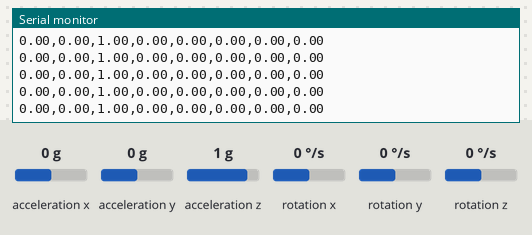
This sketch was run on a simulated Arduino Uno, built with avr-gcc and run on an emulated ATmega328P. Parts: the last lines printed to the serial monitor. Wiring (inferred from the names in the program): MPU-6050 motion sensor at I2C address 0x68. The inputs (shaded band) are chosen by the test bench; at power-on: acceleration x 0 g, acceleration y 0 g, acceleration z 1 g, rotation x 0 °/s, rotation y 0 °/s, rotation z 0 °/s.

Above: at 1.3 s.
1.4 s: acceleration x set to -1.4 g
At 1.45 s:
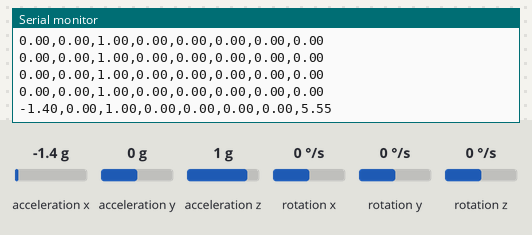
2.9 s: acceleration y set to -1.4 g
At 2.91 s:
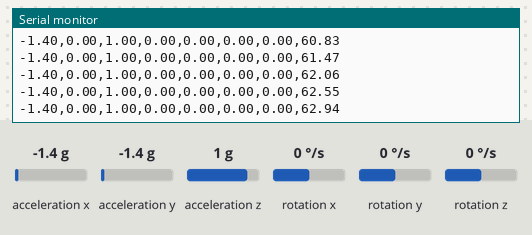
4.4 s: acceleration z set to -1.4 g
At 4.42 s:
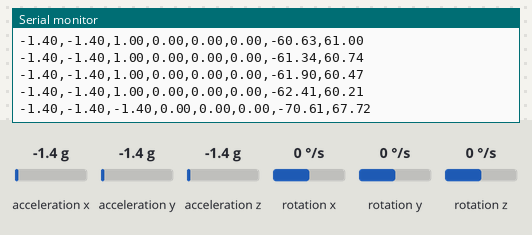
5.9 s: rotation x set to -192 °/s
At 5.93 s:
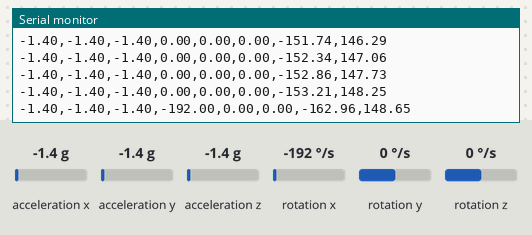
8.9 s: rotation y set to -192 °/s
At 8.91 s:
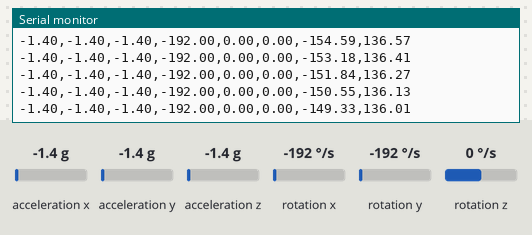
10.4 s: acceleration x set to -0.8 g
At 10.43 s:
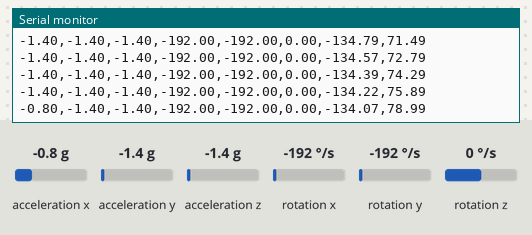
Timing chart, 0 to 13.4 s (numbered marks = the images above; inputs shaded):
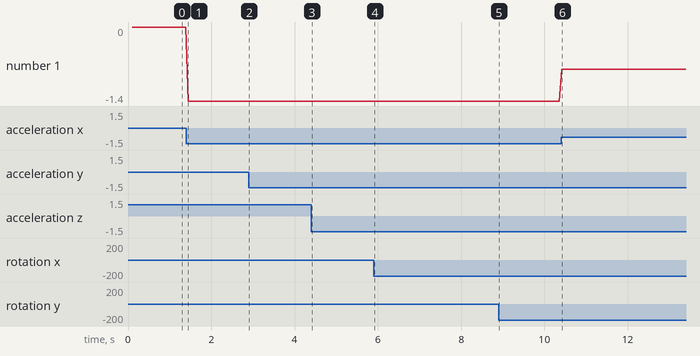

Measured:
- after the input at 1.4 s, the serial monitor: prints a new line at once (image 1)
- plotted number 1: 0 → -1.4 after the input at 1.4 s

The sketch:

arduinocode_accelration.ino
```cpp
// MPU6050 full sensor output for ROS IMU message

#include <Wire.h>
#include <math.h>

const int MPU6050_ADDR = 0x68;
int16_t accelX, accelY, accelZ;
int16_t gyroX, gyroY, gyroZ;

float angleX = 0, angleY = 0;
float biasX = 0, biasY = 0;
float P[2][2] = {{1, 0}, {0, 1}};
float Q_angle = 0.001, Q_bias = 0.003, R_measure = 0.03;

unsigned long lastTime = 0;

void setup() {
  Serial.begin(115200);
  Wire.begin();

  Wire.beginTransmission(MPU6050_ADDR);
  Wire.write(0x6B);
  Wire.write(0);
  Wire.endTransmission(true);

  delay(100);
  lastTime = millis();
}

float kalmanFilter(float newAngle, float newRate, float dt, float &angle, float &bias) {
  float rate = newRate - bias;
  angle += dt * rate;

  P[0][0] += dt * (dt * P[1][1] - P[0][1] - P[1][0] + Q_angle);
  P[0][1] -= dt * P[1][1];
  P[1][0] -= dt * P[1][1];
  P[1][1] += Q_bias * dt;

  float S = P[0][0] + R_measure;
  float K[2] = {P[0][0] / S, P[1][0] / S};

  float y = newAngle - angle;
  angle += K[0] * y;
  bias += K[1] * y;

  float P00_temp = P[0][0];
  float P01_temp = P[0][1];

  P[0][0] -= K[0] * P00_temp;
  P[0][1] -= K[0] * P01_temp;
  P[1][0] -= K[1] * P00_temp;
  P[1][1] -= K[1] * P01_temp;

  return angle;
}

void loop() {
  unsigned long currentTime = millis();
  float dt = (currentTime - lastTime) / 1000.0;
  lastTime = currentTime;

  Wire.beginTransmission(MPU6050_ADDR);
  Wire.write(0x3B);
  Wire.endTransmission(false);
  Wire.requestFrom(MPU6050_ADDR, 14, true);

  accelX = (Wire.read() << 8 | Wire.read());
  accelY = (Wire.read() << 8 | Wire.read());
  accelZ = (Wire.read() << 8 | Wire.read());
  Wire.read(); Wire.read(); // Skip temp
  gyroX = (Wire.read() << 8 | Wire.read());
  gyroY = (Wire.read() << 8 | Wire.read());
  gyroZ = (Wire.read() << 8 | Wire.read());

  float ax = accelX / 16384.0;
  float ay = accelY / 16384.0;
  float az = accelZ / 16384.0;

  float gx = gyroX / 131.0;
  float gy = gyroY / 131.0;
  float gz = gyroZ / 131.0;

  float accelAngleX = atan2(ay, az) * 180 / PI;
  float accelAngleY = atan2(-ax, az) * 180 / PI;

  angleX = kalmanFilter(accelAngleX, gx, dt, angleX, biasX);
  angleY = kalmanFilter(accelAngleY, gy, dt, angleY, biasY);

  // Send CSV: ax,ay,az,gx,gy,gz,roll,pitch
  Serial.print(ax); Serial.print(",");
  Serial.print(ay); Serial.print(",");
  Serial.print(az); Serial.print(",");
  Serial.print(gx); Serial.print(",");
  Serial.print(gy); Serial.print(",");
  Serial.print(gz); Serial.print(",");
  Serial.print(angleX); Serial.print(",");
  Serial.println(angleY);

  delay(50);
}
```
